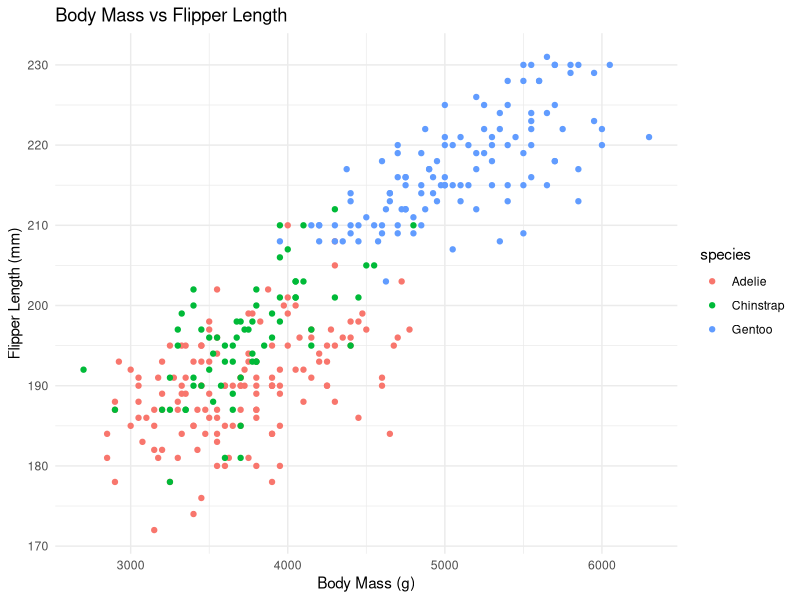
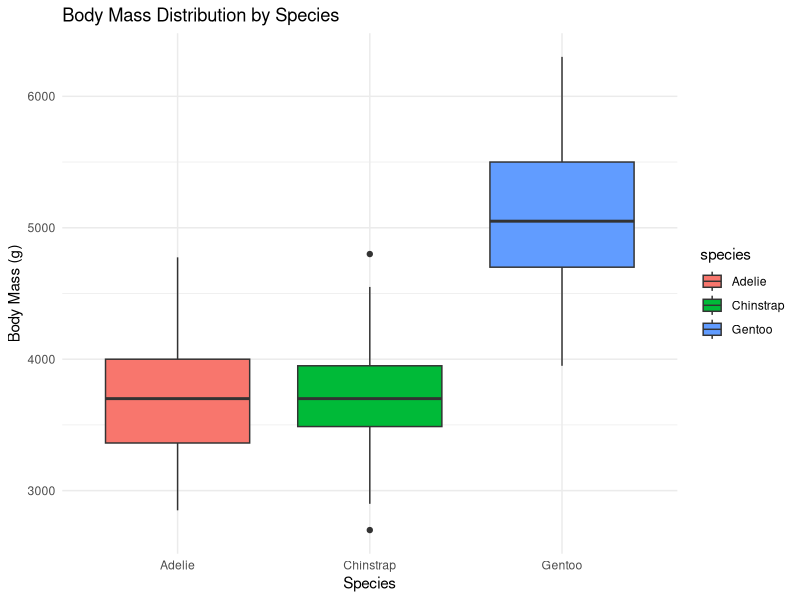
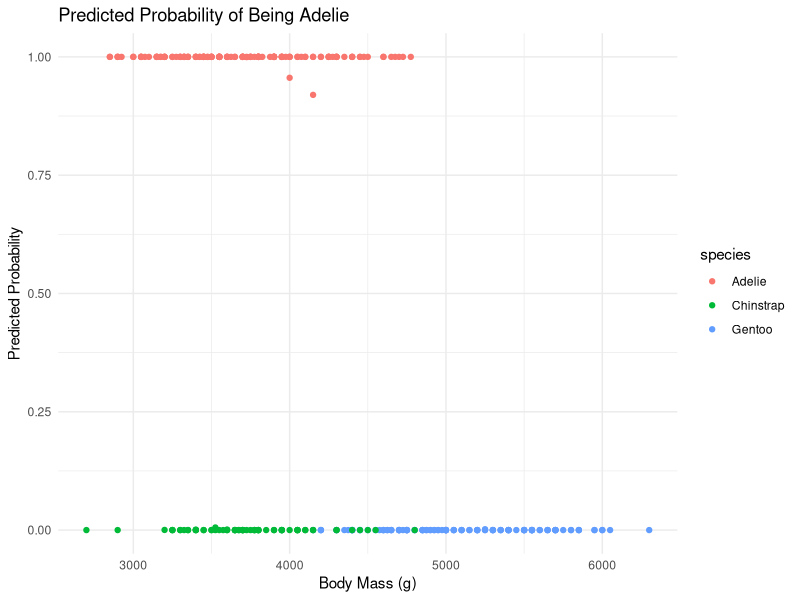
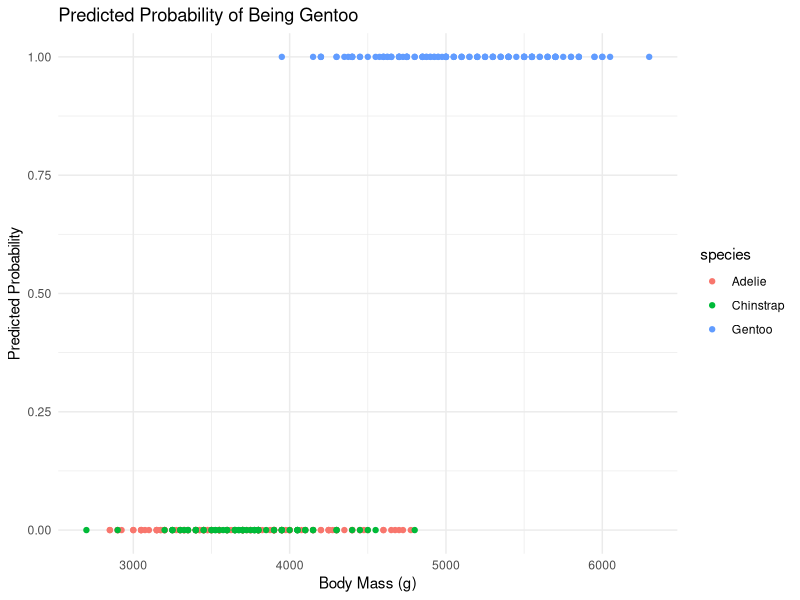

The R source for these figures, in order:
# Load required packages
library(tidyverse)
library(lme4)
library(palmerpenguins)
library(ggplot2)

# Load the dataset
data(penguins)

# Data Exploration
head(penguins)
summary(penguins)
str(penguins)

# Data Cleaning
# Remove rows with missing values
penguins_clean <- penguins %>%
  drop_na()

# Check for remaining missing values
summary(penguins_clean)

# Data Visualization
# Scatter plot of body mass and flipper length
ggplot(penguins_clean, aes(x = body_mass_g, y = flipper_length_mm, color = species)) +
  geom_point() +
  labs(title = "Body Mass vs Flipper Length",
       x = "Body Mass (g)",
       y = "Flipper Length (mm)") +
  theme_minimal()

# Box plot of body mass by species
ggplot(penguins_clean, aes(x = species, y = body_mass_g, fill = species)) +
  geom_boxplot() +
  labs(title = "Body Mass Distribution by Species",
       x = "Species",
       y = "Body Mass (g)") +
  theme_minimal()

# Data Analysis and Model Building
# Create a binary response variable (1 for Adelie, 0 for others)
penguins_clean$Is_Adelie <- as.integer(penguins_clean$species == "Adelie")

# Fit a binomial generalized linear mixed model
binomial_glmm <- glmer(Is_Adelie ~ body_mass_g + flipper_length_mm + (1 | island),
                       family = binomial(link = "logit"), data = penguins_clean)

# Model summary
summary(binomial_glmm)

# Model development: add bill length and bill depth as predictors
binomial_glmm2 <- glmer(Is_Adelie ~ body_mass_g + flipper_length_mm + bill_length_mm + bill_depth_mm + (1 | island),
                        family = binomial(link = "logit"), data = penguins_clean)

# Model summary
summary(binomial_glmm2)

# Model comparison using AIC
AIC(binomial_glmm,binomial_glmm2)

# Visualize model predictions
penguins_clean$Predicted_Prob <- predict(binomial_glmm2, type = "response")

ggplot(penguins_clean, aes(x = body_mass_g, y = Predicted_Prob, color = species)) +
  geom_point() +
  labs(title = "Predicted Probability of Being Adelie",
       x = "Body Mass (g)",
       y = "Predicted Probability") +
  theme_minimal()


### Try set another species: Gentoo
penguins_clean$Is_Gentoo <- as.integer(penguins_clean$species == "Gentoo")


# Fit a binomial generalized linear mixed model
binomial_glmm <- glmer(Is_Gentoo ~ body_mass_g + flipper_length_mm + (1 | island),
                       family = binomial(link = "logit"), data = penguins_clean)

# Model summary
summary(binomial_glmm)

# Model development: add bill length and bill depth as predictors
binomial_glmm2 <- glmer(Is_Gentoo ~ body_mass_g + flipper_length_mm + bill_length_mm + bill_depth_mm + (1 | island),
                        family = binomial(link = "logit"), data = penguins_clean,
                        control = glmerControl(optimizer = "bobyqa", optCtrl = list(maxfun = 1e5)))

# Model summary
summary(binomial_glmm2)

# Model comparison using AIC
AIC(binomial_glmm,binomial_glmm2)

# Visualize model predictions
penguins_clean$Predicted_Prob <- predict(binomial_glmm2, type = "response")

ggplot(penguins_clean, aes(x = body_mass_g, y = Predicted_Prob, color = species)) +
  geom_point() +
  labs(title = "Predicted Probability of Being Gentoo",
       x = "Body Mass (g)",
       y = "Predicted Probability") +
  theme_minimal()

